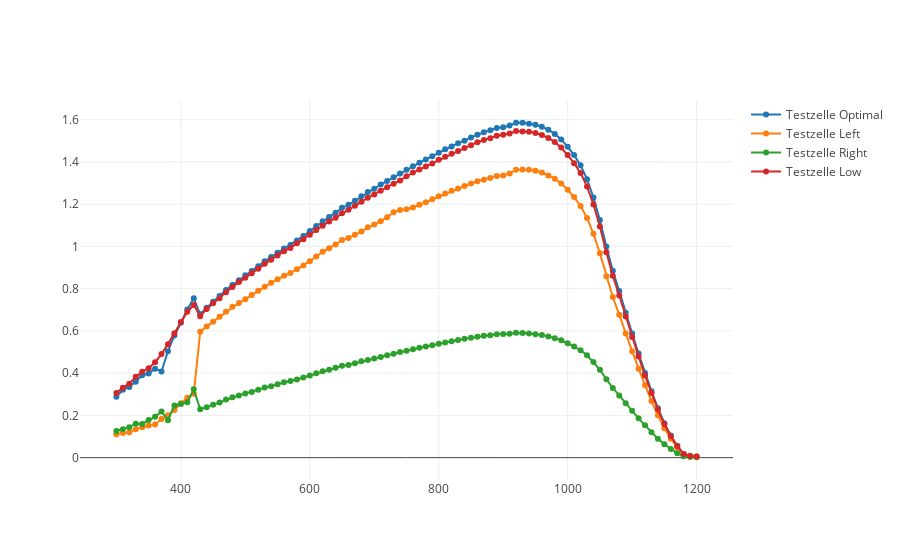

The notebook cell this image was saved under:
### Code cell
trace0 = go.Scatter(
    x = dsr[0][0],
    y = dsr[0][1],
    mode = 'lines+markers',
    name = 'Testzelle Optimal'
)
trace1 = go.Scatter(
    x = dsr[1][0],
    y = dsr[1][1],
    mode = 'lines+markers',
    name = 'Testzelle Left'
)
trace2 = go.Scatter(
    x = dsr[2][0],
    y = dsr[2][1],
    mode = 'lines+markers',
    name = 'Testzelle Right'
)
trace3 = go.Scatter(
    x = dsr[3][0],
    y = dsr[3][1],
    mode = 'lines+markers',
    name = 'Testzelle Low'
)

traces = [trace0, trace1, trace2, trace3]

plotly.offline.iplot(traces, filename='test')
